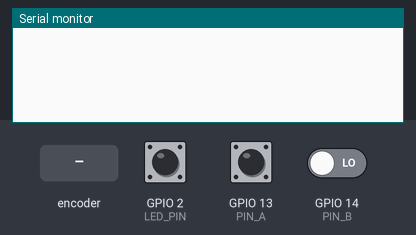
Recording of a program running on a simulated ESP8266 (NodeMCU). Parts: the last lines printed to the serial monitor. The test bench sets the inputs (shaded band); at power-on: GPIO 2 (LED_PIN) HIGH, GPIO 13 (PIN_A) HIGH, GPIO 14 (PIN_B) LOW.

Above: at 1.2 s.
1.3 s: rotary encoder on GPIO 13 (PIN_A) / GPIO 14 (PIN_B) turned 1 step (first pin leading)
At 2.6 s:
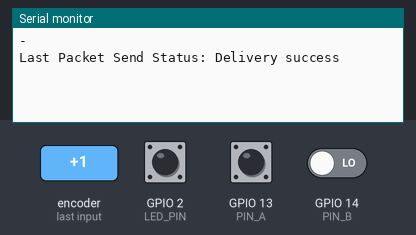
3.0 s: GPIO 2 (LED_PIN) pulled LOW for 0.15 s
At 4.5 s:
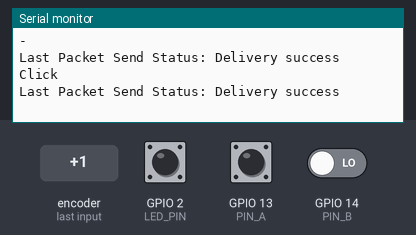
5.1 s: GPIO 2 (LED_PIN) pulled LOW for 1 s
At 6.9 s:
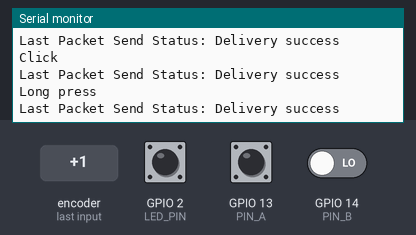
7.6 s: rotary encoder on GPIO 13 (PIN_A) / GPIO 14 (PIN_B) turned 1 step (first pin leading)
At 8.7 s:
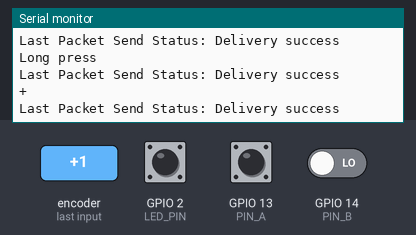
9.3 s: GPIO 2 (LED_PIN) pulsed LOW 2 times (0.12 s each, 0.3 s apart)
At 10.5 s:
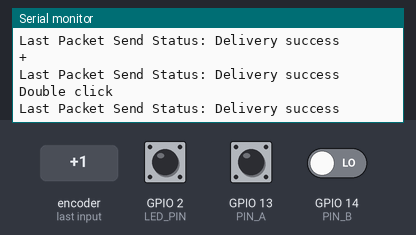

Measured:
- after the input at 1.3 s, the serial monitor: prints a new line at once (image 1)
- after the input at 3.0 s, the serial monitor: prints a new line after 0.60 s (image 2)
- after the input at 5.1 s, the serial monitor: prints a new line after 1.1 s (image 3)
- after the input at 7.6 s, the serial monitor: prints a new line at once (image 4)
- after the input at 9.3 s, the serial monitor: prints a new line after 0.47 s (image 5)

The program:

main.cpp
```cpp
#include <Arduino.h>
#include <ESP8266WiFi.h>
#include <espnow.h>
#include "OneButton.h"

#define DEBUG

OneButton button(2, true);
const int ENCODER_DELAY = 200;
const int LED_PIN = 2;
const int PIN_A = 13;
const int PIN_B = 14;
int A_STATE;
int A_LAST_STATE;
unsigned long PREVIOU_MILLIS = 0;

uint8_t broadcastAddress[] = {0xFF, 0xFF, 0xFF, 0xFF, 0xFF, 0xFF};

typedef struct struct_message
{
  int encoder_val;
  int switch_val;
} struct_message;

struct_message myData;

void OnDataSent(uint8_t *mac_addr, uint8_t sendStatus)
{

#ifdef DEBUG
  Serial.print("Last Packet Send Status: ");
#endif

  if (sendStatus == 0)
  {
#ifdef DEBUG
    Serial.println("Delivery success");
#endif
  }
  else
  {
#ifdef DEBUG
    Serial.println("Delivery fail");
#endif
  }
}

void read_encoder()
{

  A_STATE = digitalRead(PIN_A);
  unsigned long currentMillis = millis();
  if (currentMillis - PREVIOU_MILLIS >= ENCODER_DELAY)
  {
    if (A_STATE != A_LAST_STATE)
    {
      if (digitalRead(PIN_B) != A_STATE)
      {
#ifdef DEBUG
        Serial.println("+");
#endif
        myData.encoder_val = 1;
        myData.switch_val = 0;
        esp_now_send(broadcastAddress, (uint8_t *)&myData, sizeof(myData));
      }
      else
      {
#ifdef DEBUG
        Serial.println("-");
#endif
        myData.encoder_val = 2;
        myData.switch_val = 0;
        esp_now_send(broadcastAddress, (uint8_t *)&myData, sizeof(myData));
      }
      PREVIOU_MILLIS = currentMillis;
    }
  }
  A_LAST_STATE = A_STATE;
}

void click1()
{
#ifdef DEBUG
  Serial.println("Click");
#endif
  myData.encoder_val = 0;
  myData.switch_val = 1;
  esp_now_send(broadcastAddress, (uint8_t *)&myData, sizeof(myData));
}

void doubleclick()
{

#ifdef DEBUG
  Serial.println("Double click");
#endif
  myData.encoder_val = 0;
  myData.switch_val = 2;
  esp_now_send(broadcastAddress, (uint8_t *)&myData, sizeof(myData));
}

void longPressStop()
{

#ifdef DEBUG
  Serial.println("Long press");
#endif
  myData.encoder_val = 0;
  myData.switch_val = 3;
  esp_now_send(broadcastAddress, (uint8_t *)&myData, sizeof(myData));
}

void setup()
{

#ifdef DEBUG
  Serial.begin(9600);
#endif

  pinMode(LED_PIN, OUTPUT);
  pinMode(PIN_A, INPUT);
  pinMode(PIN_B, INPUT);
  digitalWrite(LED_PIN, LOW);
  A_LAST_STATE = digitalRead(PIN_A);

  button.attachClick(click1);
  button.attachDoubleClick(doubleclick);
  button.attachLongPressStop(longPressStop);

  WiFi.mode(WIFI_STA);

  if (esp_now_init() != 0)
  {
#ifdef DEBUG
    Serial.println("Error initializing ESP-NOW");
#endif
    return;
  }

  digitalWrite(LED_PIN, HIGH);
  esp_now_set_self_role(ESP_NOW_ROLE_CONTROLLER);
  esp_now_register_send_cb(OnDataSent);
  esp_now_add_peer(broadcastAddress, ESP_NOW_ROLE_SLAVE, 1, NULL, 0);
}

void loop()
{
  read_encoder();
  button.tick();
}
```
